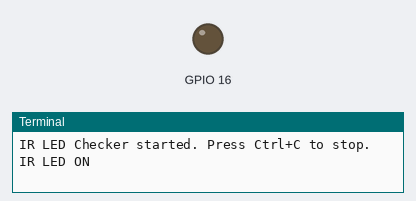
A program run on a simulated Raspberry Pi (BCM pin numbers). On the bench: output pins drawn as LEDs (lit = HIGH), the last lines printed to the terminal.

Above: at 2.5 s.
At 7.5 s:
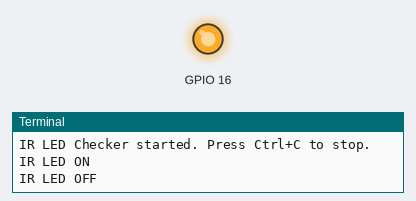
Timing chart, 0 to 13.0 s (numbered marks = the images above):
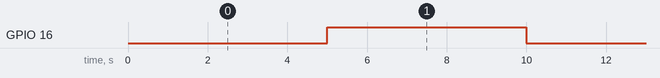

Measured:
- by itself, GPIO 16: alternates HIGH for 5.0 s and LOW for 5.0 s

The program:

dimmer.py
```python
import time
import gpiod

# Konfigurasi GPIO
IRLED = 16
chip = gpiod.Chip('gpiochip4')
LED_LINE = chip.get_line(IRLED)
LED_LINE.request(consumer="LED Checker", type=gpiod.LINE_REQ_DIR_OUT, flags=gpiod.LINE_REQ_FLAG_BIAS_PULL_UP)

print("IR LED Checker started. Press Ctrl+C to stop.")

try:
    while True:
        # Nyalakan LED IR selama 5 detik
        LED_LINE.set_value(0)
        print("IR LED ON")
        time.sleep(5)

        # Matikan LED IR selama 5 detik
        LED_LINE.set_value(1)
        print("IR LED OFF")
        time.sleep(5)

except KeyboardInterrupt:
    print("\nIR LED Checker stopped by user.")

finally:
    LED_LINE.set_value(1)  # Pastikan LED mati saat program berakhir
    LED_LINE.release()
    chip.close()
    print("Cleanup completed.")
```
